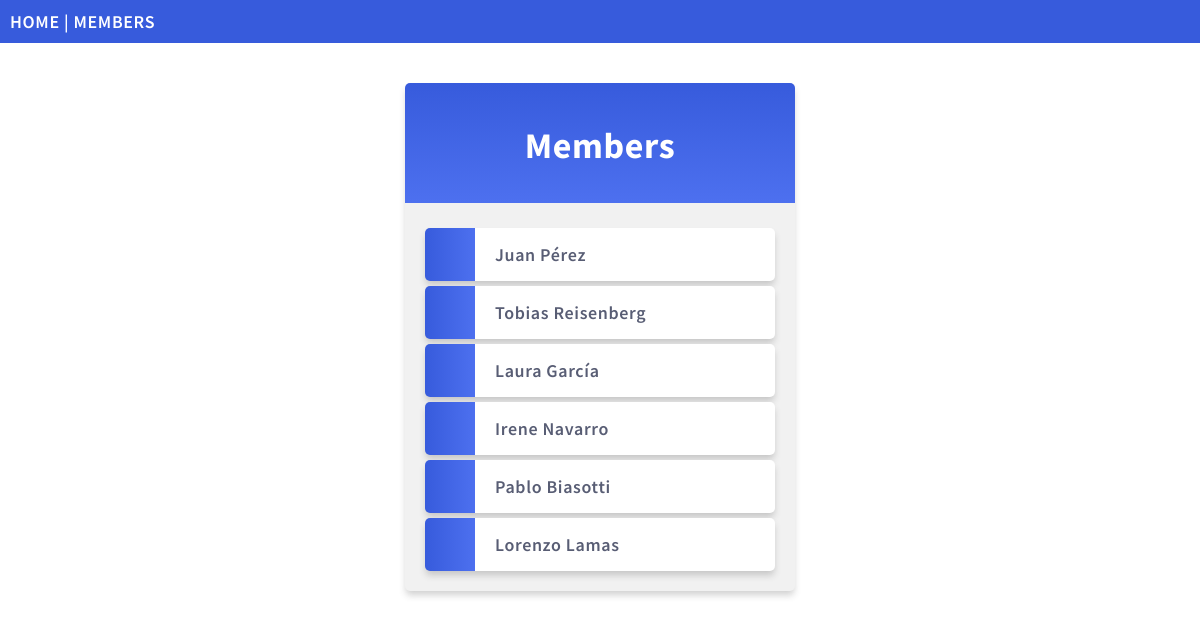
The page /members/ on the database its author committed.
### members/models.py (models this page shows, shortened)
class Member(models.Model):
    firstname = models.CharField(max_length=255)
    lastname = models.CharField(max_length=255)
    phone = models.IntegerField(null=True)
    joined_date = models.DateField(null=True)
    slug = models.SlugField(default="", null=False)

### members/views.py (the view)
# urls.py: path('members/', views.members, name='members'),
def members(request):
    mymembers = Member.objects.all().values()
    template = loader.get_template('all_members.html')
    context = {
        'mymembers': mymembers,
    }
    return HttpResponse(template.render(context, request))

### members/templates/all_members.html (shortened to what this page needs)
{% extends "master.html" %}
{% block content %}
<div class="mycard">
    <h1>Members</h1>
    <ul>
        {% for x in mymembers %}
        <li onclick="window.location = 'details/{{ x.slug }}'">{{ x.firstname }} {{ x.lastname }}</li>
        {% endfor %}
    </ul>
</div>
{% endblock %}

### mystaticfiles/mystyles.css (style rules this page uses)
body { margin: 0; font: 600 18px "Source Sans Pro", sans-serif; letter-spacing: 0.64px; color: #585d74; }
.mycard { background-color: #f1f1f1; background-image: linear-gradient(to bottom, #375bdc, #4d70ef); background-size: 100% 120px; background-repeat: no-repeat; margin: 40px auto; width: 350px; border-radius: 5px; box-shadow: 0 5px 7px -1px rgba(51, 51, 51, 0.23); padding: 20px; }
.mycard h1 { text-align: center; color: #ffffff; margin: 20px 0 60px 0; }
ul { list-style-type: none; padding: 0; margin: 0; }
li { background-color: #ffffff; background-image: linear-gradient(to right, #375bdc, #4d70ef); background-size: 50px 60px; background-repeat: no-repeat; cursor: pointer; transition: transform 0.25s; border-radius: 5px; box-shadow: 0 5px 7px -1px rgba(51, 51, 51, 0.23); padding: 15px; padding-left: 70px; margin-top: 5px; }

### rows shown on the page
Member: firstname "Juan", lastname "Pérez"
Member: firstname "Tobias", lastname "Reisenberg"
Member: firstname "Laura", lastname "García"
Member: firstname "Irene", lastname "Navarro"
Member: firstname "Pablo", lastname "Biasotti"
Member: firstname "Lorenzo", lastname "Lamas"
